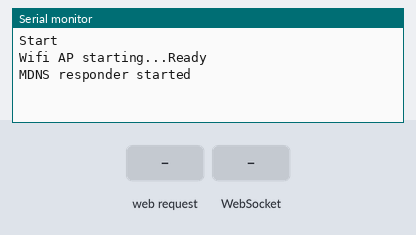
Recording of a sketch running on a simulated ESP8266 (NodeMCU). Shown: the last lines printed to the serial monitor. The inputs (shaded band) are chosen by the test bench.

Above: at 1.7 s.
1.8 s: HTTP request GET / received
At 3.0 s:
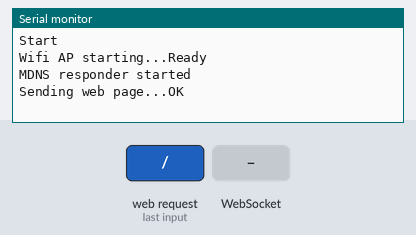
3.3 s: WebSocket text "1" received
At 4.2 s:
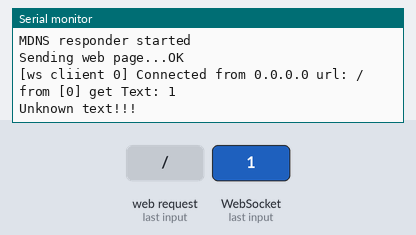
4.8 s: WebSocket text "0" received
At 5.3 s:
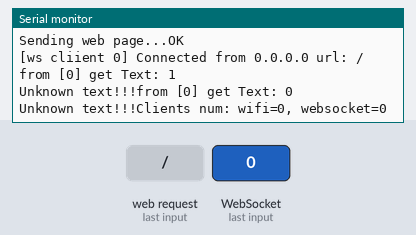

The sketch:

webSocketForm_noTLS.ino
```cpp
#include <ESP8266WiFi.h>
#include <WebSocketsServer.h>
#include <ESP8266WebServer.h>
#include <ESP8266mDNS.h>
#include <Hash.h>

#define USE_SERIAL Serial

const char GET_WIFI_LIST_REQ [] = "{type:\"publish\", topic: \"getWifi\"}";

ESP8266WebServer server(80);
WebSocketsServer webSocket = WebSocketsServer(81);

void webSocketEvent(uint8_t num, WStype_t type, uint8_t * payload, size_t length)
{
  switch (type) {
    case WStype_DISCONNECTED:
      {
        USE_SERIAL.printf("[%u] Disconnected!\n", num);
      }
      break;
    case WStype_CONNECTED:
      {
        IPAddress ip = webSocket.remoteIP(num);
        USE_SERIAL.printf("[ws cliient %u] Connected from %d.%d.%d.%d url: %s\n", num, ip[0], ip[1], ip[2], ip[3], payload);
        webSocket.sendTXT(num, "Connected");      // send message to client
      }
      break;
    case WStype_TEXT:
      {
        USE_SERIAL.printf("from [%u] get Text: %s\n", num, payload);
        if (strncmp (GET_WIFI_LIST_REQ, (char *)payload, length) == 0)
        {
          USE_SERIAL.printf("Scaning wifi...");
          webSocket.sendTXT(num, getWifiList().c_str());
        }
        else
        {
          USE_SERIAL.printf("Unknown text!!!");
        }
      }
      break;
    default:
      {
        USE_SERIAL.printf("Unknown ws event type (%d) client (%d), payload: \"%s\", size: %d\n", type, num, payload, length);
      }
      break;
  }
}


void handlePage()
{
  USE_SERIAL.print("Sending web page...");
  server.send(200, "text/html", "<html> <head> <script>var connection=new WebSocket('ws://' + location.hostname + ':81/',['arduino']); connection.onopen=function(){connection.send('Connect ' + new Date());}; connection.onerror=function(error){console.log('WebSocket Error ', error);}; connection.onmessage=function(e){console.log('Server: ', e.data);}; function sendString(){var string=document.getElementById('form').value; console.log('string: ' + string); connection.send(string);}</script> </head> <body> <h1>Send via websocket</h1><br/> Type string:<input id=\"form\" type=\"text\"><button type=\"button\" onclick=\"sendString()\">Send</button> <br/> </body></html>");
  USE_SERIAL.println("OK");
}

void setup()
{
  USE_SERIAL.begin(115200);

  //USE_SERIAL.setDebugOutput(true);

  USE_SERIAL.println("\nStart");

  USE_SERIAL.print ("Wifi AP starting...");
  WiFi.setOutputPower(22);
  WiFi.mode(WIFI_AP_STA);
  USE_SERIAL.println(WiFi.softAP("SSID", "passpasspass") ? "Ready" : "Failed!");

  delay(500);
  webSocket.begin();
  webSocket.onEvent(webSocketEvent);

  if (MDNS.begin("esp8266"))
  {
    USE_SERIAL.println("MDNS responder started");
  }

  server.on("/", handlePage);
  server.begin();

  // Add service to MDNS
  MDNS.addService("http", "tcp", 80);
  MDNS.addService("ws", "tcp", 81);
}


void loop()
{
  static uint32_t lastStatusPrintTime = 0;
  uint32_t currentTime;

  server.handleClient();
  webSocket.loop();

  currentTime = millis();

  if ((currentTime - lastStatusPrintTime) > 5000)
  {
    USE_SERIAL.printf("Clients num: wifi=%d, websocket=%d\n", WiFi.softAPgetStationNum(), webSocket.connectedClients());
    lastStatusPrintTime = currentTime;
  }
}

String getWifiList (void)
{
  String jsonString = "{\"wifi\":{";
  const String jsonEnd = "}}";
  uint8_t wifiNum;

  wifiNum = WiFi.scanNetworks();
  USE_SERIAL.printf("Wifi num: %d\n", wifiNum);

  for (uint8_t i = 0; i < wifiNum; i++)
  {
    jsonString += "\"" + String(i) + "\":{";
    jsonString += "\"SSID\":\"" + WiFi.SSID(i) + "\",";
    jsonString += "\"RSSI\":\"" + String(WiFi.RSSI(i)) + "\",";
    jsonString += "\"encryption\":\"" + String(WiFi.encryptionType(i)) + "\"";
    jsonString += "}";
    if ((i + 1) != wifiNum)
    {
      jsonString += ",";
    }
  }

  jsonString += jsonEnd;
  USE_SERIAL.println(jsonString);

  return (jsonString);
}
```

Measured:
- after the input at 1.8 s, the serial monitor: prints a new line at once (image 1)
- after the input at 3.3 s, the serial monitor: prints a new line at once (image 2)
- after the input at 4.8 s, the serial monitor: prints a new line at once (image 3)
